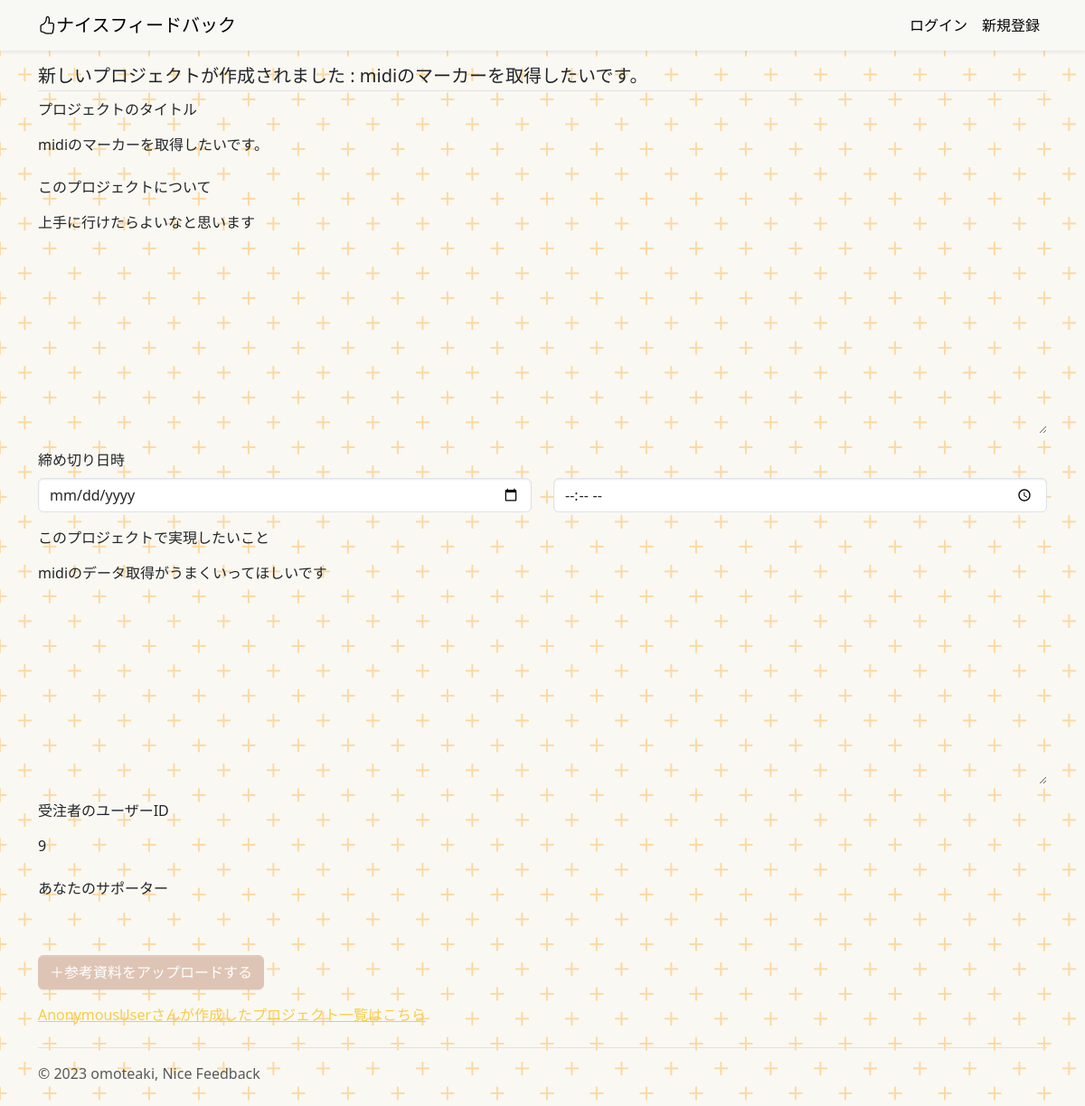
The page /new-project/44 on the database its author committed.
### project/models.py (models this page shows, shortened)
class Project(models.Model):
    title = models.CharField(
        verbose_name="プロジェクトのタイトル",
        max_length=30,
    )
    about = models.TextField(
        verbose_name="このプロジェクトについて"
    )
    purpose = models.TextField(
        verbose_name="このプロジェクトで実現したいこと",
        null=True
    )
    deadline_datetime = models.DateTimeField(
        verbose_name="締め切り日時",
    )
    reference_image1 = models.ImageField(
        verbose_name="参考画像1",
        upload_to="references",
        blank=True,
        null=True,
    )
    reference_image2 = models.ImageField(
        verbose_name="参考画像2",
        upload_to="references",
        blank=True,
        null=True,
    )
    reference_image3 = models.ImageField(
        verbose_name="参考画像3",
        upload_to="references",
        blank=True,
        null=True,
    )
    reference_movie1 = models.FileField(
        verbose_name="参考動画1",
        upload_to="references",
        blank=True,
        null=True,
    )
    reference_movie2 = models.FileField(
        verbose_name="参考動画2",
        upload_to="references",
        blank=True,
        null=True,
    )
    reference_movie3 = models.FileField(
        verbose_name="参考動画3",
        upload_to="references",
        blank=True,
        null=True,
    )
    reference_music1 = models.FileField(
        verbose_name="参考音源1",
        upload_to="references",
        blank=True,
        null=True,
    )
    reference_music2 = models.FileField(
        verbose_name="参考音源2",
        upload_to="references",
        blank=True,
        null=True,
    )
    reference_music3 = models.FileField(
        verbose_name="参考音源3",
        upload_to="references",
        blank=True,
        null=True,
    )
    reference_url1 = models.URLField(
        verbose_name="参考URL1",
        blank=True,
        null=True,
    )
    reference_url2 = models.URLField(
        verbose_name="参考URL2",
        blank=True,
        null=True,
    )
    reference_url3 = models.URLField(
        verbose_name="参考URL3",
        blank=True,
        null=True,
    )
    created_at = models.DateTimeField(
        verbose_name="プロジェクトを登録した日時",
        auto_now_add=True,
    )
    updated_at = models.DateTimeField(
        verbose_name="プロジェクトの詳細を更新した時間",
        auto_now=True,
    )
    orderer_user = models.ForeignKey(
        CustomUser,
        verbose_name="発注者",
        on_delete=models.PROTECT,
        related_name="orderer_user",
    )
    contractor_user = models.ForeignKey(
        CustomUser,
        verbose_name="受注者",
        on_delete=models.PROTECT,
        related_name="contractor_user",
    )
    orderer_users = models.ManyToManyField(
        CustomUser,
        verbose_name="発注者のサポーター",
        blank=True,
        related_name="orderer_users",
    )
    contractor_users = models.ManyToManyField(
        CustomUser,
        verbose_name="受注者のサポーター",
        blank=True,
        related_name="contractor_users",
    )
    created_user = models.ForeignKey(
        CustomUser,
        verbose_name="プロジェクトの作成者",
        on_delete=models.PROTECT,
        related_name="created_user"
    )
    is_done = models.BooleanField(
        default=False,
        help_text="プロジェクトが完了したらTrue"
    )
    is_accepted = models.BooleanField(
        default=False,
        help_text="プロジェクトを確認してもらえたらTrue"
    )
    feedback_rule = models.ForeignKey(
        UserDetail,
        verbose_name="受注した人が設定したフィードバックルール",
        on_delete=models.CASCADE,
        blank=True,
        null=True,
    )

### project/views.py (the view)
# urls.py: path('new-project/<int:pk>', views.CreateProjectSuccessView.as_view(), name="create_project_done"),
class CreateProjectSuccessView(UpdateView):
    template_name = "new_project.html"
    model = Project
    form_class = CreateProjectForm

### project/templates/new_project.html
{% extends "base.html" %}
{% load widget_tweaks %}
{% block contents %}
<div class="container">
  <h5 class="pb-1 border-bottom">新しいプロジェクトが作成されました : {{project.title}}</h5>
  {% for field in form %}
  {% if field == form.deadline_datetime %}
    <div class="mb-3 row">
      <label class="form-label" for="">締め切り日時</label>
      <div class="col">
        <input type="date" name="deadline_datetime_0" class="form-control" required="" id="id_deadline_datetime_0">
      </div>
      <div class="col">
        <input type="time" name="deadline_datetime_1" class="form-control" required="" id="id_deadline_datetime_1">
      </div>
    </div>
  {% else %}
    <div class="mb-3">
      <label class="form-label" for="{{field.id_for_label}}">{{field.label}}</label>
      {% render_field field class="form-control-plaintext" readonly="readonly" %}
    </div>
    {% if field == form.supporter %}
    <div class="mb-3">
      <button class="btn btn-secondary text-white" type="button" data-bs-toggle="collapse" data-bs-target="#collapseReference" aria-expanded="false" aria-controls="collapseReference">
        ＋参考資料をアップロードする
      </button>
    </div>
    <div class="collapse" id="collapseReference">
    {% elif field == form.reference_url3 %}
    </div>
    {% endif %}
  {% endif %}
  {% endfor %}
    <a href="{% url "project:project_list" %}">{{request.user}}さんが作成したプロジェクト一覧はこちら</a>
</div>
{% endblock %}

### static/css/style.css (style rules this page uses)
body { position: relative; }

### rows shown on the page
Project: title "midiのマーカーを取得したいです。", title "midiのマーカーを取得したいです。" "上手に行けたらよいなと思います" "midiのデータ取得がうまくいってほしいです" "9"

### other values the page prints
{{ field.label }} "プロジェクトのタイトル" "このプロジェクトについて" "このプロジェクトで実現したいこと" "受注者のユーザーID" "あなたのサポーター"
{{ request.user }} "AnonymousUser"
